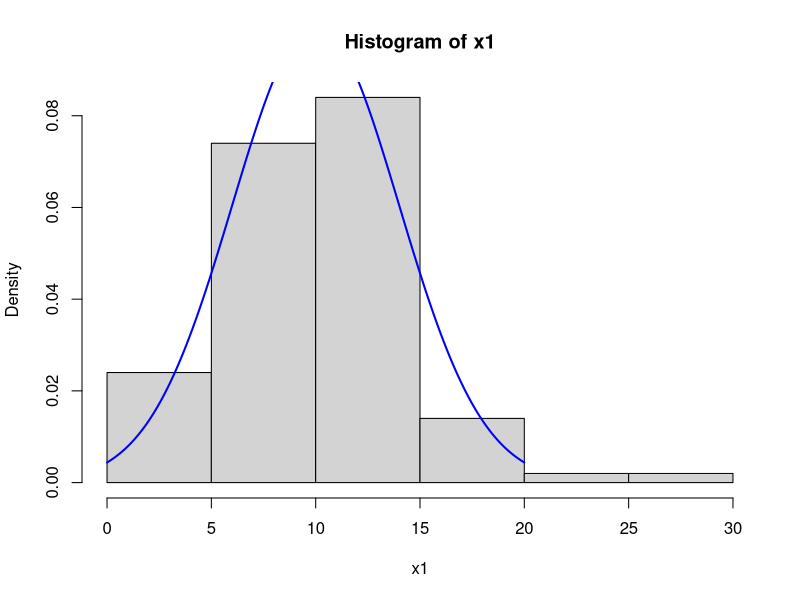
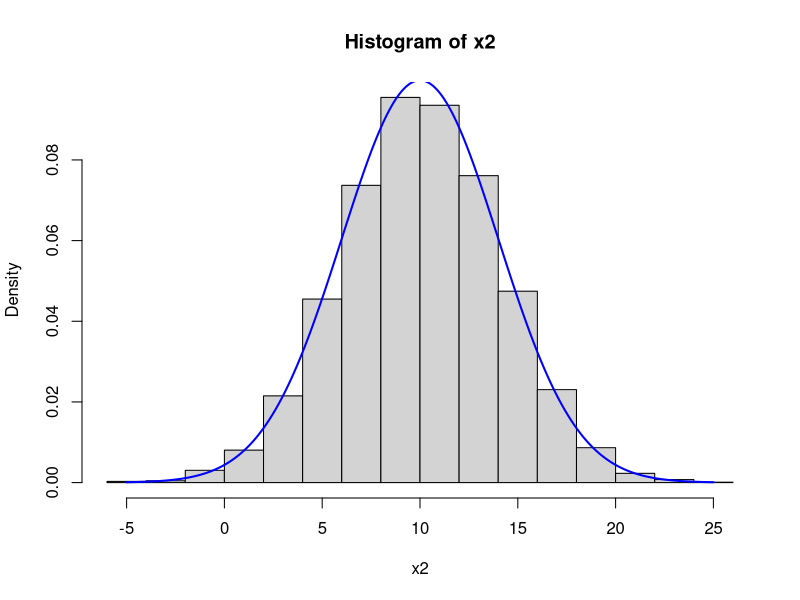
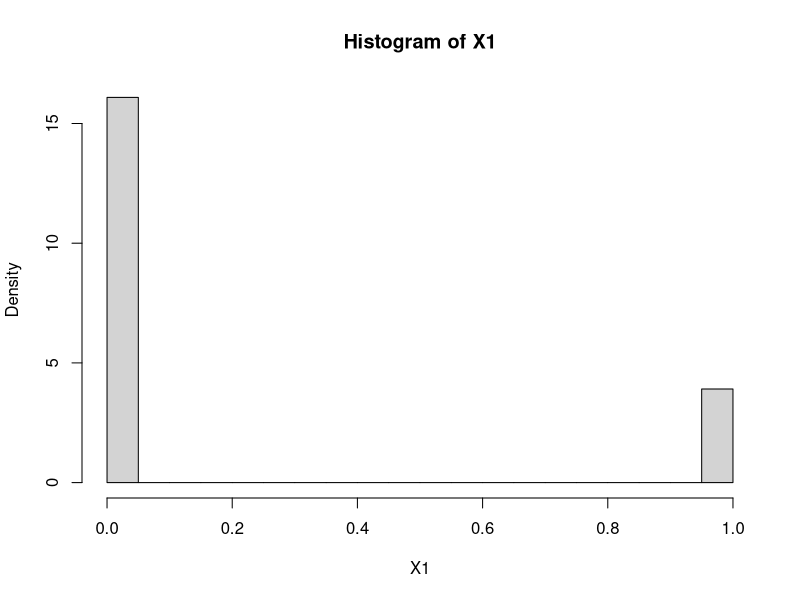
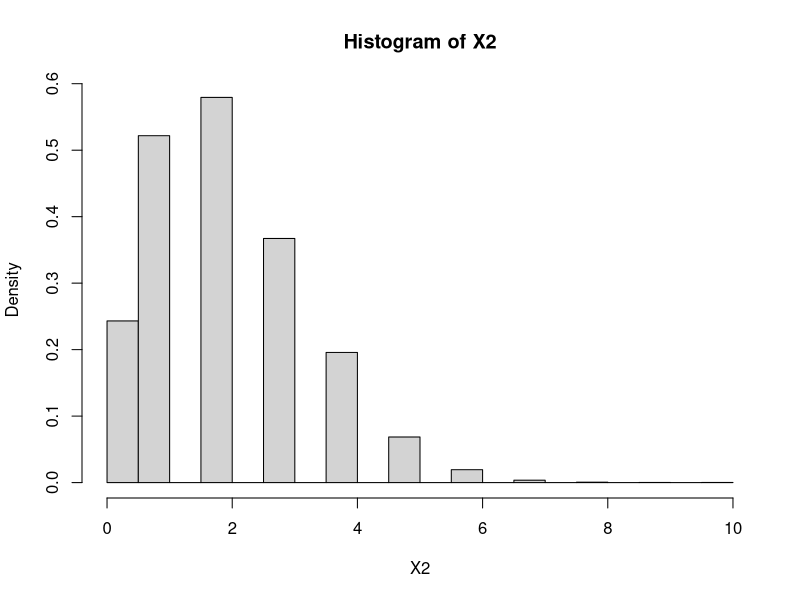
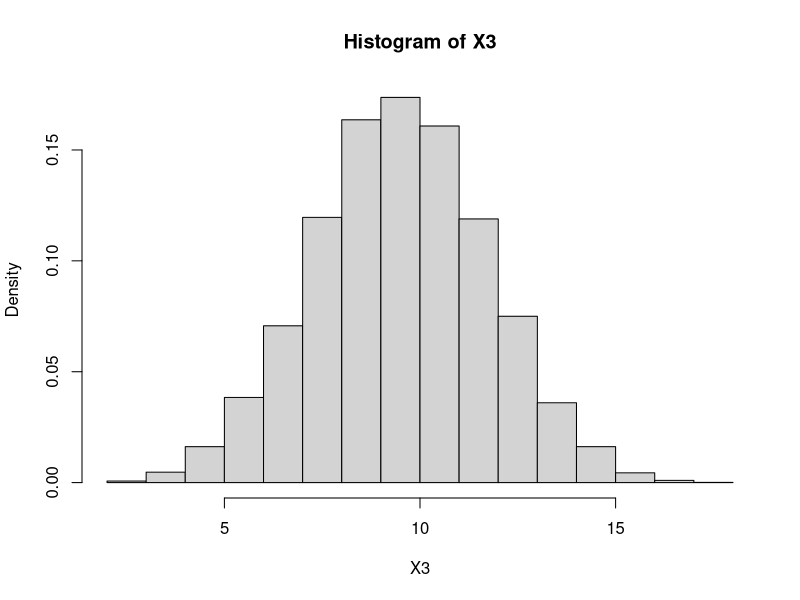
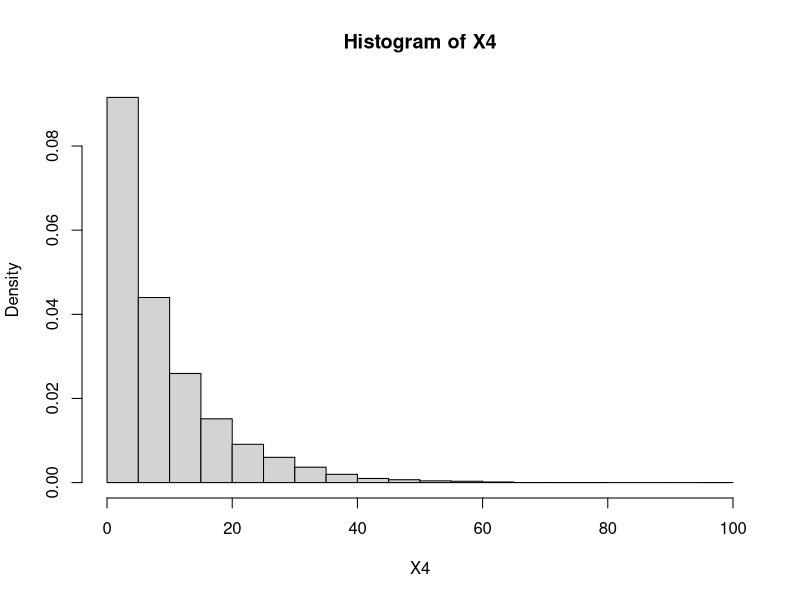
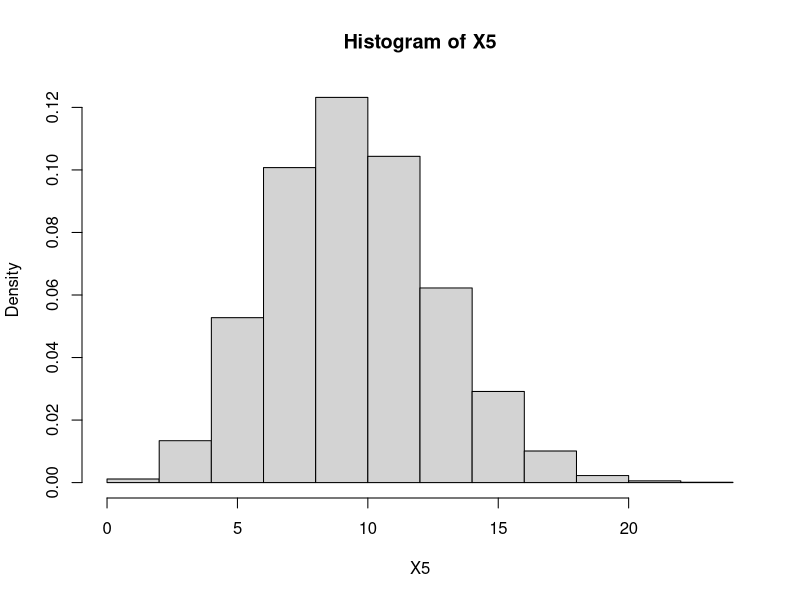
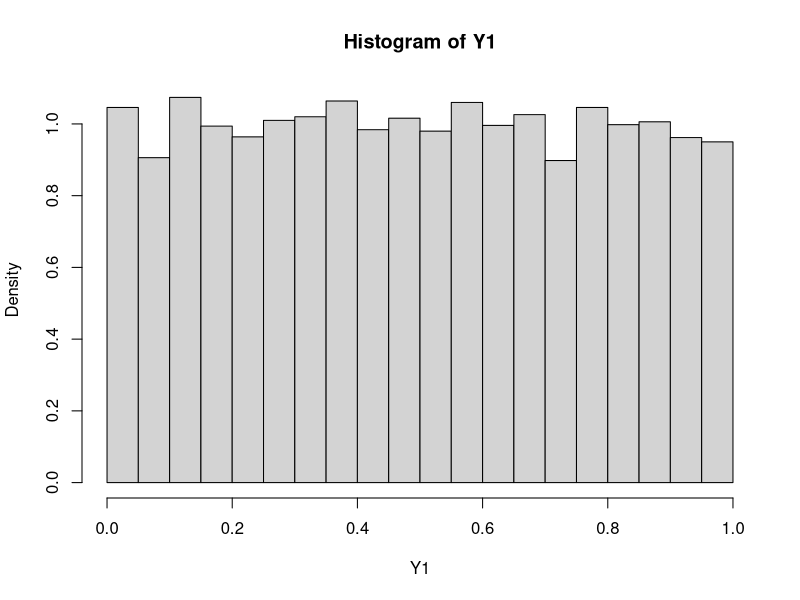

These figures' R source, in order:
## ---- chunk 1
knitr::opts_chunk$set(echo = TRUE)
## ---- chunk 2
x1 <- rnorm(100, mean = 10, sd = 4)
x2 <- rnorm(10000, mean = 10, sd = 4)
## ---- chunk 3
hist(x1, probability = TRUE) 
xfit <- seq(0, 20, 0.1) 
yfit <- dnorm(xfit, mean = 10, sd = 4) 
lines(xfit, yfit, col="blue", lwd=2) 
## ---- chunk 4
hist(x2, probability = TRUE) 
xfit <- seq(-5, 25, 0.1) 
yfit <- dnorm(xfit, mean = 10, sd = 4) 
lines(xfit, yfit, col="blue", lwd=2) 
## ---- chunk 5
X1 <- rbinom(10000, size = 1, prob = 0.2)
X2 <- rbinom(10000, size = 20, prob = 0.1)
X3 <- rbinom(10000, size = 20, prob = 0.5)
X4 <- rgeom(10000, prob = 0.1) 
X5 <- rpois(10000, lambda = 10) 
## ---- chunk 6
hist(X1, probability = TRUE) 
## ---- chunk 7
hist(X2, probability = TRUE) 
## ---- chunk 8
hist(X3, probability = TRUE) 
## ---- chunk 9
hist(X4, probability = TRUE) 
## ---- chunk 10
hist(X5, probability = TRUE) 
## ---- chunk 11
Y1 <- runif(10000, min = 0, max = 1) 
Y2 <- rexp(10000, rate = 3)
Y3 <- rgamma(10000, shape = 2, scale = 1)
Y4 <- rt(10000, df = 3) 
Y5 <- rbeta(10000, shape1 = 0.1, shape2 = 0.1) 
Y6 <- rbeta(10000, shape1 = 1,   shape2 = 1) 
Y7 <- rbeta(10000, shape1 = 10,  shape2 = 5) 
## ---- chunk 12
hist(Y1, probability = TRUE) 
## ---- chunk 13
hist(Y2, probability = TRUE) 
## ---- chunk 14
hist(Y3, probability = TRUE) 
## ---- chunk 15
hist(Y4, probability = TRUE) 
## ---- chunk 16
hist(Y5, probability = TRUE) 
## ---- chunk 17
hist(Y6, probability = TRUE) 
## ---- chunk 18
hist(Y7, probability = TRUE) 
## ---- chunk 19
X <- rbinom(1000, size = 10000, prob = 0.001)
Y <- rt(1000, df = 10000) 
## ---- chunk 20
hist(X, probability = TRUE) 
## ---- chunk 21
hist(Y, probability = TRUE) 
## ---- chunk 22
X <- rpois(1000, lambda = 10) 
Y <- rnorm(1000, mean = 0, sd = 1)
## ---- chunk 23
hist(X, probability = TRUE) 
## ---- chunk 24
hist(Y, probability = TRUE) 
